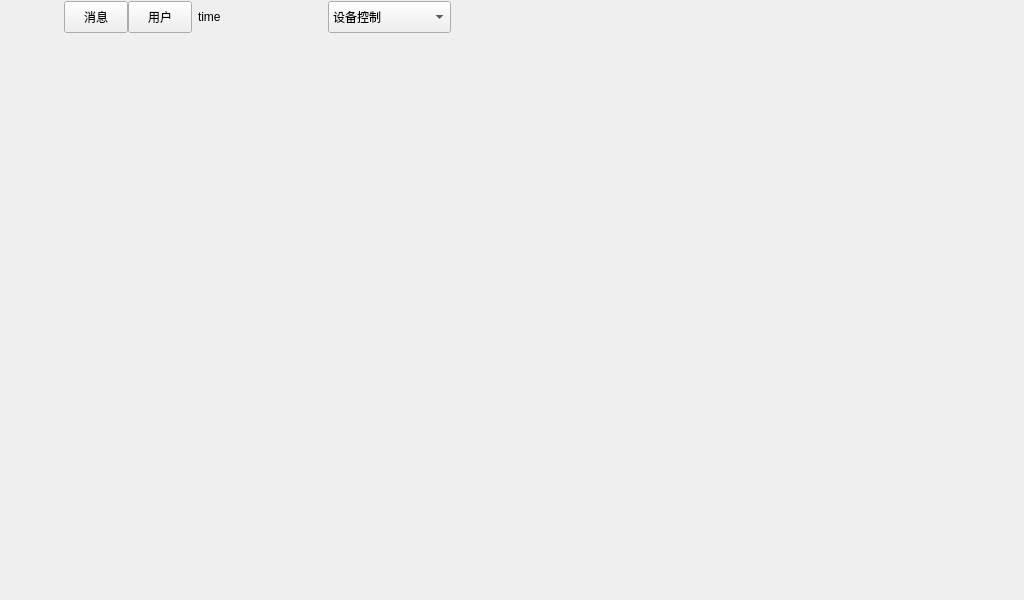
<?xml version="1.0" encoding="UTF-8"?>
<ui version="4.0">
 <class>UserWidget</class>
 <widget class="QWidget" name="UserWidget">
  <property name="geometry">
   <rect>
    <x>0</x>
    <y>0</y>
    <width>1024</width>
    <height>600</height>
   </rect>
  </property>
  <property name="minimumSize">
   <size>
    <width>10</width>
    <height>10</height>
   </size>
  </property>
  <property name="baseSize">
   <size>
    <width>0</width>
    <height>0</height>
   </size>
  </property>
  <property name="windowTitle">
   <string>Smart Home Control Center</string>
  </property>
  <widget class="QWidget" name="">
   <property name="geometry">
    <rect>
     <x>0</x>
     <y>0</y>
     <width>451</width>
     <height>34</height>
    </rect>
   </property>
   <layout class="QHBoxLayout" name="horizontalLayout_2">
    <item>
     <widget class="QWidget" name="TopStateBar" native="true">
      <property name="minimumSize">
       <size>
        <width>0</width>
        <height>32</height>
       </size>
      </property>
      <property name="maximumSize">
       <size>
        <width>16777215</width>
        <height>32</height>
       </size>
      </property>
      <layout class="QHBoxLayout" name="horizontalLayout">
       <property name="spacing">
        <number>0</number>
       </property>
       <property name="sizeConstraint">
        <enum>QLayout::SizeConstraint::SetDefaultConstraint</enum>
       </property>
       <property name="leftMargin">
        <number>0</number>
       </property>
       <property name="topMargin">
        <number>0</number>
       </property>
       <property name="rightMargin">
        <number>0</number>
       </property>
       <property name="bottomMargin">
        <number>0</number>
       </property>
       <item>
        <widget class="QLabel" name="logoLabel">
         <property name="minimumSize">
          <size>
           <width>32</width>
           <height>32</height>
          </size>
         </property>
         <property name="maximumSize">
          <size>
           <width>32</width>
           <height>32</height>
          </size>
         </property>
         <property name="styleSheet">
          <string notr="true"/>
         </property>
         <property name="text">
          <string/>
         </property>
         <property name="pixmap">
          <pixmap resource="../resources.qrc">:/new/prefix1/resources/logo.png</pixmap>
         </property>
        </widget>
       </item>
       <item>
        <widget class="QLabel" name="networkLabel">
         <property name="minimumSize">
          <size>
           <width>32</width>
           <height>32</height>
          </size>
         </property>
         <property name="maximumSize">
          <size>
           <width>32</width>
           <height>32</height>
          </size>
         </property>
         <property name="styleSheet">
          <string notr="true"/>
         </property>
         <property name="text">
          <string/>
         </property>
         <property name="pixmap">
          <pixmap resource="../resources.qrc">:/new/prefix1/resources/network_online.png</pixmap>
         </property>
        </widget>
       </item>
       <item>
        <widget class="QPushButton" name="mesgButton">
         <property name="minimumSize">
          <size>
           <width>64</width>
           <height>32</height>
          </size>
         </property>
         <property name="maximumSize">
          <size>
           <width>64</width>
           <height>32</height>
          </size>
         </property>
         <property name="baseSize">
          <size>
           <width>10</width>
           <height>20</height>
          </size>
         </property>
         <property name="text">
          <string>消息</string>
         </property>
         <property name="icon">
          <iconset resource="../resources.qrc">
           <normaloff>:/new/prefix1/resources/message_icon.png</normaloff>:/new/prefix1/resources/message_icon.png</iconset>
         </property>
         <property name="iconSize">
          <size>
           <width>32</width>
           <height>32</height>
          </size>
         </property>
        </widget>
       </item>
       <item>
        <widget class="QPushButton" name="userButton">
         <property name="minimumSize">
          <size>
           <width>64</width>
           <height>32</height>
          </size>
         </property>
         <property name="maximumSize">
          <size>
           <width>64</width>
           <height>32</height>
          </size>
         </property>
         <property name="text">
          <string>用户</string>
         </property>
         <property name="icon">
          <iconset resource="../resources.qrc">
           <normaloff>:/new/prefix1/resources/user_avatar.png</normaloff>:/new/prefix1/resources/user_avatar.png</iconset>
         </property>
         <property name="iconSize">
          <size>
           <width>32</width>
           <height>32</height>
          </size>
         </property>
        </widget>
       </item>
      </layout>
     </widget>
    </item>
    <item>
     <widget class="QLabel" name="timeLabel">
      <property name="minimumSize">
       <size>
        <width>0</width>
        <height>32</height>
       </size>
      </property>
      <property name="maximumSize">
       <size>
        <width>16777215</width>
        <height>32</height>
       </size>
      </property>
      <property name="text">
       <string>time</string>
      </property>
     </widget>
    </item>
    <item>
     <widget class="QComboBox" name="comboBox">
      <property name="minimumSize">
       <size>
        <width>0</width>
        <height>32</height>
       </size>
      </property>
      <property name="maximumSize">
       <size>
        <width>16777215</width>
        <height>32</height>
       </size>
      </property>
      <item>
       <property name="text">
        <string>设备控制</string>
       </property>
      </item>
      <item>
       <property name="text">
        <string>环境监测</string>
       </property>
      </item>
      <item>
       <property name="text">
        <string>场景模式</string>
       </property>
      </item>
      <item>
       <property name="text">
        <string>安全监控</string>
       </property>
      </item>
      <item>
       <property name="text">
        <string>系统设置</string>
       </property>
      </item>
     </widget>
    </item>
   </layout>
  </widget>
 </widget>
 <resources>
  <include location="../resources.qrc"/>
 </resources>
 <connections/>
</ui>
